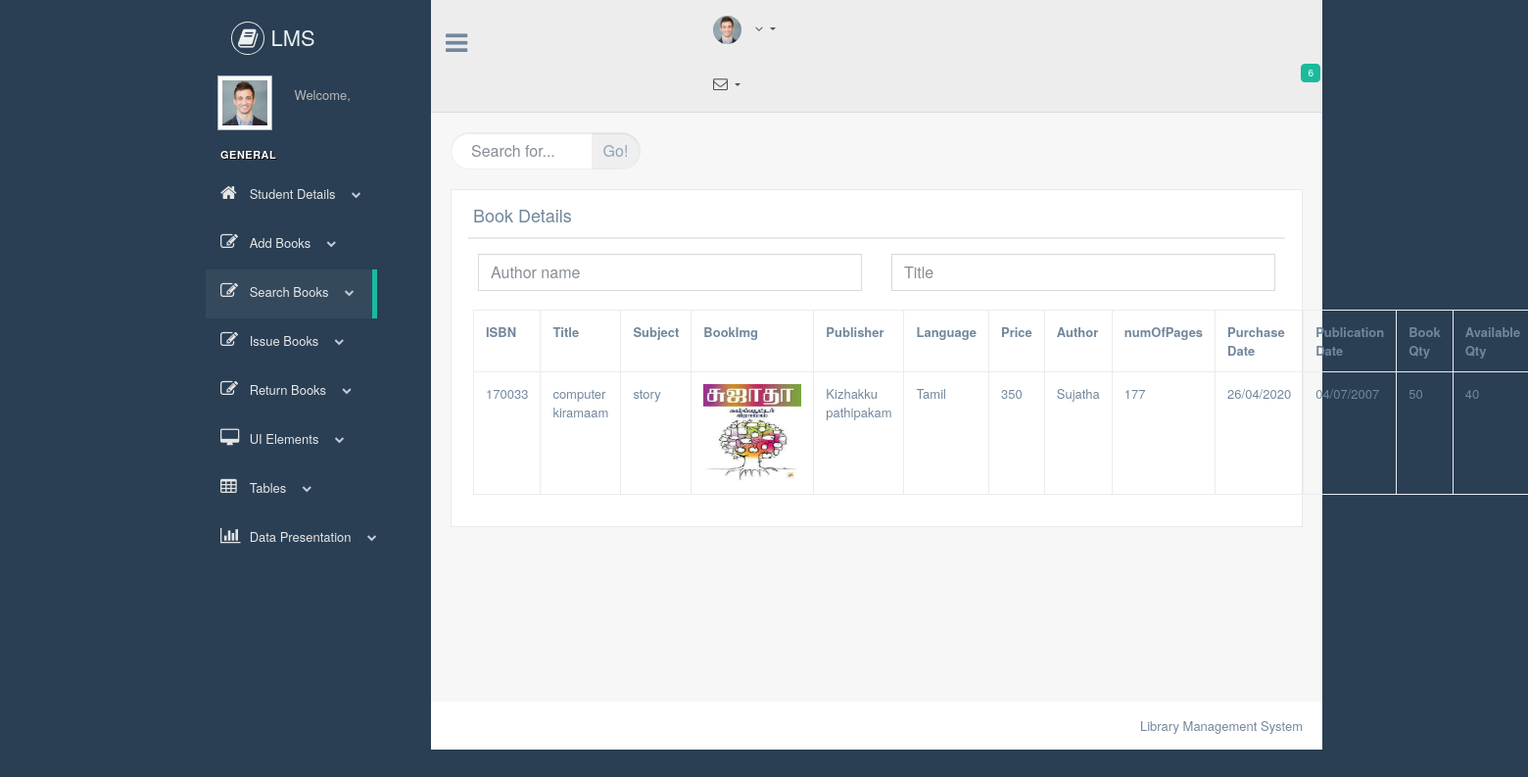
/Librarian/display_books.php, run on an earlier commit of the app's database.
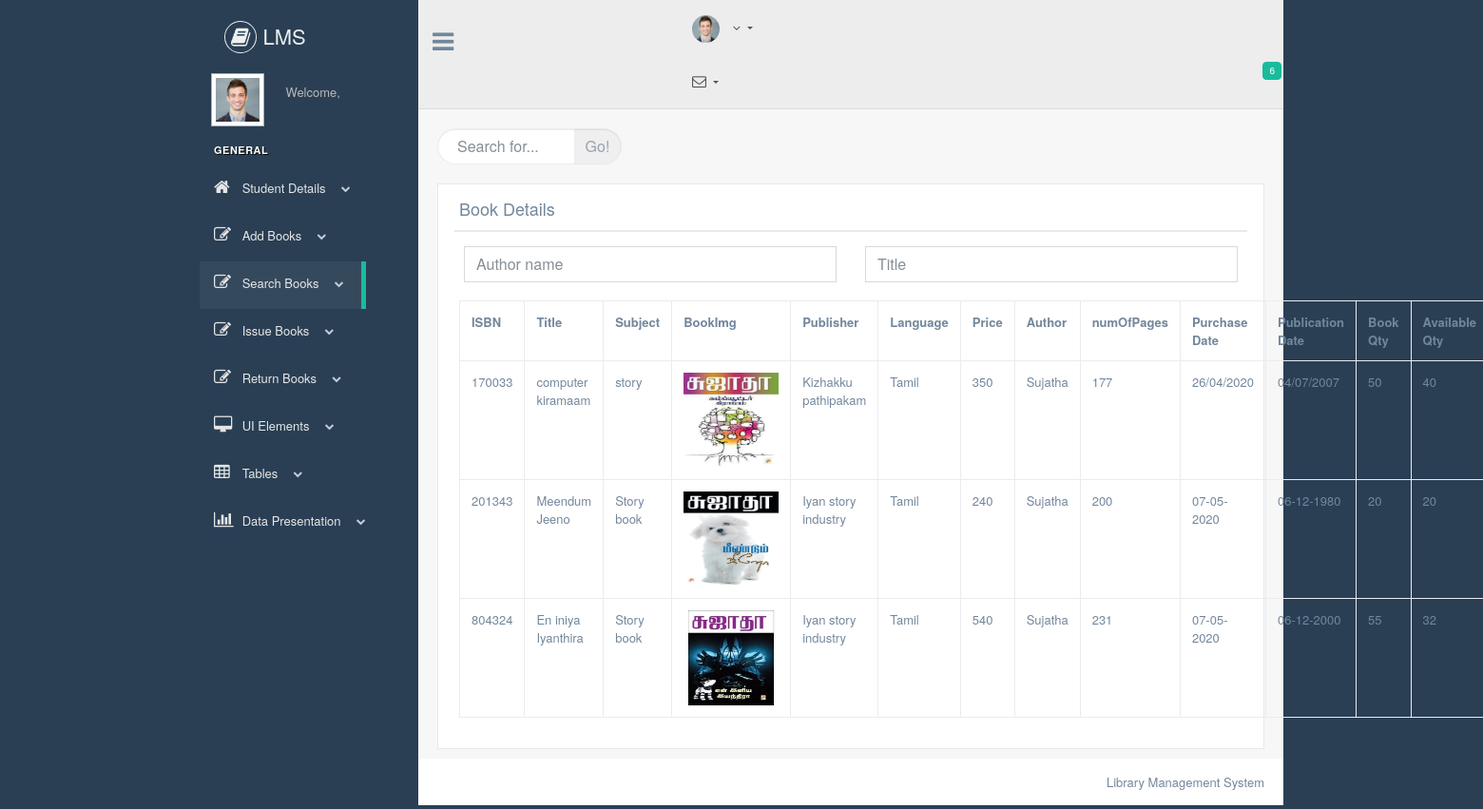
And on a later commit of the database.
### tables this page shows
CREATE TABLE `books_details` (
  `id` int(10) NOT NULL,
  `ISBN` varchar(50) NOT NULL,
  `title` varchar(50) NOT NULL,
  `subject` varchar(50) NOT NULL,
  `bookImg` varchar(100) NOT NULL,
  `publisher` varchar(50) NOT NULL,
  `language` varchar(50) NOT NULL,
  `price` varchar(50) NOT NULL,
  `authorname` varchar(50) NOT NULL,
  `numOfPages` varchar(50) NOT NULL,
  `purchaseDate` varchar(50) NOT NULL,
  `publicationDate` varchar(50) NOT NULL,
  `bookQty` varchar(50) NOT NULL,
  `availableQty` varchar(50) NOT NULL,
  `librarianUsername` varchar(50) NOT NULL
);

### Librarian/display_books.php (the view, shortened to what this page needs)
<?php
include("header.php");
include ("connection.php");
?>
<div class="right_col" role="main">
    <div class="">
        <div class="page-title">
            <div class="title_right">
                <div class="col-md-5 col-sm-5 col-xs-12 form-group pull-right top_search">
                    <div class="input-group">
                        <input type="text" class="form-control" placeholder="Search for...">
                        <span class="input-group-btn">
                      <button class="btn btn-default" type="button">Go!</button>
                    </span>
                    </div>
                </div>
            </div>
        </div>
        <div class="clearfix"></div>
        <div class="row" style="min-height:500px">
            <div class="col-md-12 col-sm-12 col-xs-12">
                <div class="x_panel">
                    <div class="x_title">
                        <h2>Book Details</h2>
                        <div class="clearfix"></div>
                    </div>
                    <div class="x_content">
                        <?php
                        $sql="SELECT * FROM `books_details`;";
                        $array=mysqli_query($connection,$sql);
                        ?>
                        <div class="row">
                            <div class="col">
                                <input type="text" class="form-control" placeholder="Author name" id="authorname" name="authorname" onkeyup="myFunction(7,'authorname')">
                            </div>
                            <div class="col">
                                <input type="text" class="form-control" placeholder="Title" id="title" name="title" onkeyup="myFunction2(1,'title')">
                            </div>
                        </div>
                        <br>
                        <table id="myTable" class="table table-bordered">
                            <tr>
                                <th>ISBN</th>
                                <th>Title</th>
                                <th>Subject</th>
                                <th>BookImg</th>
                                <th>Publisher</th>
                                <th>Language</th>
                                <th>Price</th>
                                <th>Author</th>
                                <th>numOfPages</th>
                                <th>Purchase Date</th>
                                <th>Publication Date</th>
                                <th>Book Qty</th>
                                <th>Available Qty</th>
                            </tr>
                            <?php while ($m=mysqli_fetch_array($array)):?>
                            <tr>
                                    <td><?php echo $m["ISBN"]?></td>
                                    <td><?php echo $m["title"]?></td>
                                    <td><?php echo $m["subject"]?></td>
                                    <td><img src="<?php echo $m["bookImg"]?>" height="100" width="100"></td>
                                    <td><?php echo $m["publisher"]?></td>
                                    <td><?php echo $m["language"]?></td>
                                    <td><?php echo $m["price"]?></td>
                                    <td><?php echo $m["authorname"]?></td>
                                    <td><?php echo $m["numOfPages"]?></td>
                                    <td><?php echo $m["purchaseDate"]?></td>
                                    <td><?php echo $m["publicationDate"]?></td>
                                    <td><?php echo $m["bookQty"]?></td>
                                    <td><?php echo $m["availableQty"]?></td>
                            </tr>
                            <?php endwhile;?>
                        </table>
                    </div>
                </div>
            </div>
        </div>
    </div>
</div>
<?php
include("footer.php");
?>

### Librarian/header.php (shortened to what this page needs)
<!DOCTYPE html>
<html lang="en">
<head>
    <link href="css/bootstrap.min.css" rel="stylesheet">
    <link href="css/font-awesome.min.css" rel="stylesheet">
    <link href="css/nprogress.css" rel="stylesheet">
    <link href="css/custom.min.css" rel="stylesheet">
</head>
<body class="nav-md">
<div class="container body">
    <div class="main_container">
        <div class="col-md-3 left_col">
            <div class="left_col scroll-view">
                <div class="navbar nav_title" style="border: 0;">
                    <a href="#" class="site_title"><i class="fa fa-book"></i> <span>LMS</span></a>
                </div>
                <div class="profile clearfix">
                    <div class="profile_pic">
                        <img src="images/img.jpg" alt="..." class="img-circle profile_img">
                    </div>
                    <div class="profile_info">
                        <span>Welcome,</span>
                    </div>
                    <div class="clearfix"></div>
                </div>
                <br/>
                <div id="sidebar-menu" class="main_menu_side hidden-print main_menu">
                    <div class="menu_section">
                        <h3>General</h3>
                        <ul class="nav side-menu">
                            <li><a href="display_student_info.php"><i class="fa fa-home"></i> Student Details <span class="fa fa-chevron-down"></span></a></li>
                            <li><a href="add_book.php"><i class="fa fa-edit"></i> Add Books <span class="fa fa-chevron-down"></span></a></li>
                            <li><a href="display_books.php"><i class="fa fa-edit"></i> Search Books<span class="fa fa-chevron-down"></span></a></li>
                            <li><a href="issueBook.php"><i class="fa fa-edit"></i> Issue Books<span class="fa fa-chevron-down"></span></a></li>
                            <li><a href="return_book.php"><i class="fa fa-edit"></i> Return Books<span class="fa fa-chevron-down"></span></a></li>
                            <li><a><i class="fa fa-desktop"></i> UI Elements <span
                                            class="fa fa-chevron-down"></span></a>
                            </li>
                            <li><a><i class="fa fa-table"></i> Tables <span class="fa fa-chevron-down"></span></a>
                            </li>
                            <li><a><i class="fa fa-bar-chart-o"></i> Data Presentation <span
                                            class="fa fa-chevron-down"></span></a>
                            </li>
                        </ul>
                    </div>
                </div>
            </div>
        </div>
        <div class="top_nav">
            <div class="nav_menu">
                <nav>
                    <div class="nav toggle">
                        <a id="menu_toggle"><i class="fa fa-bars"></i></a>
                    </div>
                    <ul class="nav navbar-nav navbar-right">
                        <li class="">
                            <a href="javascript:;" class="user-profile dropdown-toggle" data-toggle="dropdown"
                               aria-expanded="false">
                                <img src="images/img.jpg" alt=""><?php echo $_SESSION["librarian"];  ?>
                                <span class=" fa fa-angle-down"></span>
                            </a>
                        </li>
                        <li role="presentation" class="dropdown">
                            <a href="javascript:;" class="dropdown-toggle info-number" data-toggle="dropdown"
                               aria-expanded="false">
                                <i class="fa fa-envelope-o"></i>
                                <span class="badge bg-green">6</span>
                            </a>
                        </li>
                    </ul>
                </nav>
            </div>
        </div>

### Librarian/footer.php (shortened to what this page needs)
        <footer>
            <div class="pull-right">
                Library Management System
            </div>
            <div class="clearfix"></div>
        </footer>
    </div>
</div>
</body>
</html>

What changed in the data, as far as the page shows it:
added books_details: ISBN "201343", title "Meendum Jeeno", subject "Story book", bookImg (picture), publisher "Iyan story industry", language "Tamil", price "240", authorname "Sujatha", numOfPages "200", purchaseDate "07-05-2020", publicationDate "06-12-1980", bookQty "20", availableQty "20"
added books_details: ISBN "804324", title "En iniya Iyanthira", subject "Story book", bookImg (picture), publisher "Iyan story industry", language "Tamil", price "540", authorname "Sujatha", numOfPages "231", purchaseDate "07-05-2020", publicationDate "06-12-2000", bookQty "55", availableQty "32"
